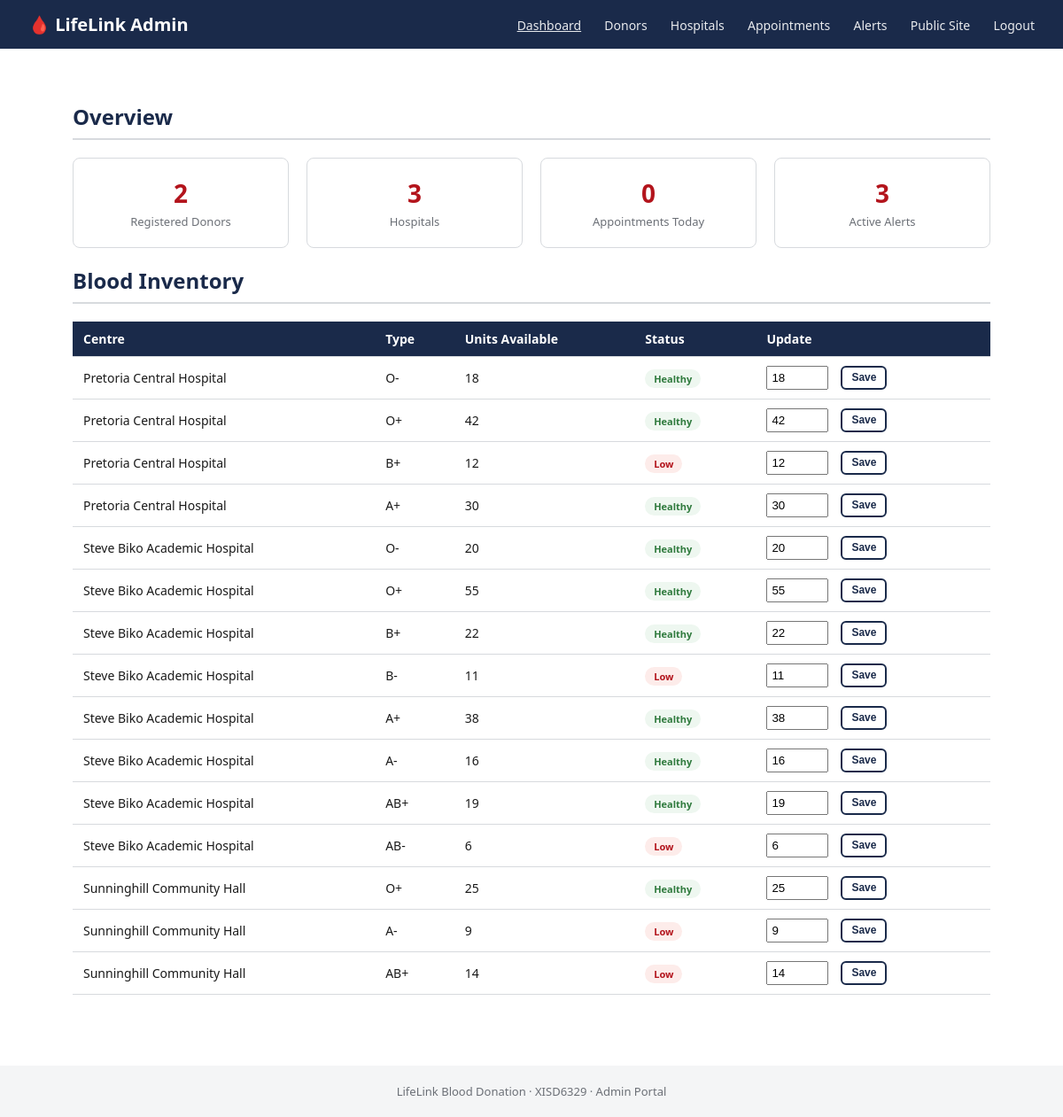
Page /admin/dashboard.php (signed in) on the earlier database version.
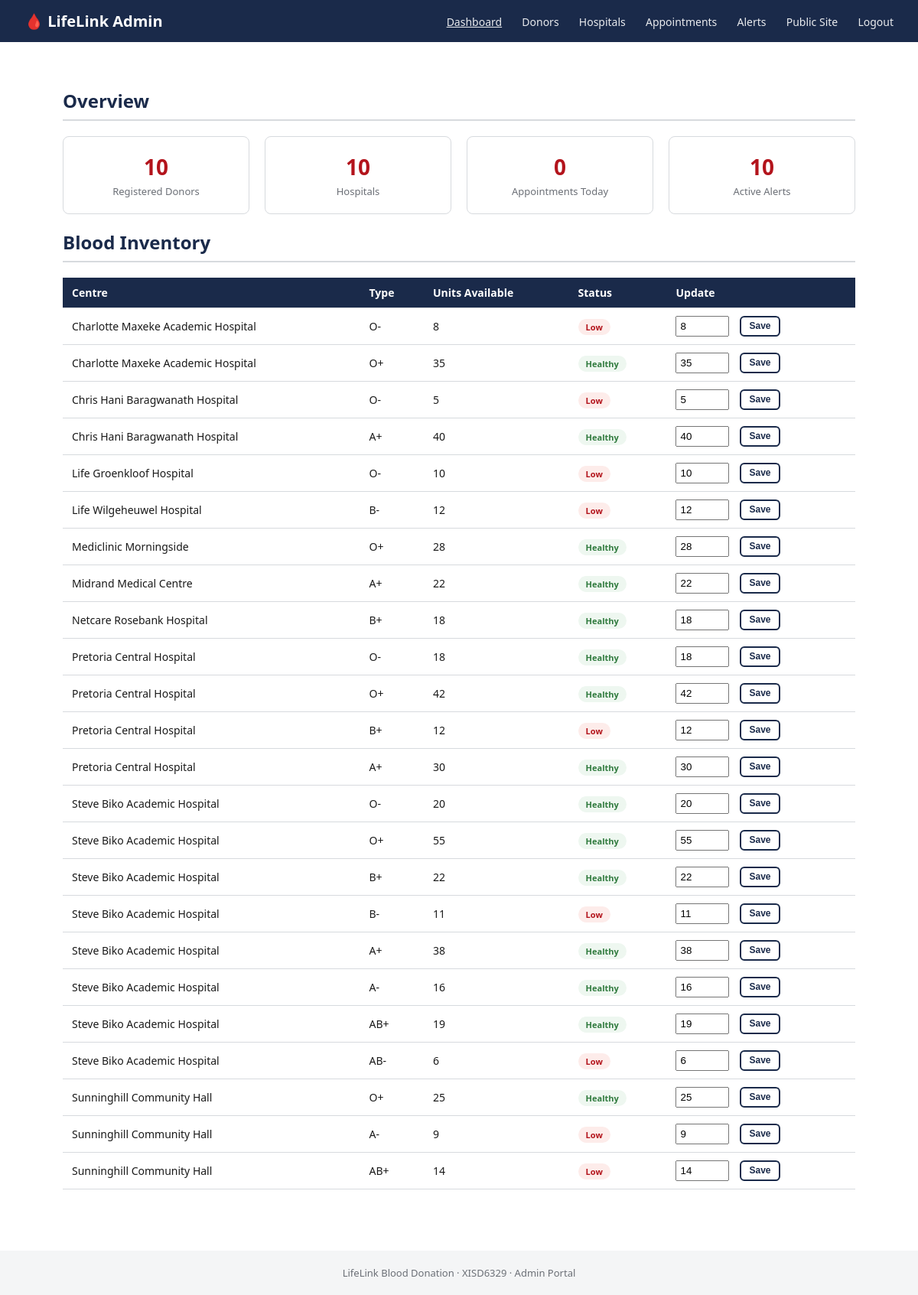
Same page on the later database version.
### tables this page shows
CREATE TABLE blood_inventory (
  inventory_id INT AUTO_INCREMENT PRIMARY KEY,
  hospital_id INT NOT NULL,
  blood_type_id INT NOT NULL,
  units_available INT NOT NULL DEFAULT 0,
  units_reserved INT NOT NULL DEFAULT 0,
  min_threshold INT NOT NULL DEFAULT 10,
  UNIQUE KEY uniq_hospital_type (hospital_id, blood_type_id),
  FOREIGN KEY (hospital_id) REFERENCES hospitals(hospital_id) ON DELETE CASCADE,
  FOREIGN KEY (blood_type_id) REFERENCES blood_types(blood_type_id)
);

CREATE TABLE hospitals (
  hospital_id INT AUTO_INCREMENT PRIMARY KEY,
  hospital_name VARCHAR(150) NOT NULL,
  address VARCHAR(255) NOT NULL,
  latitude DECIMAL(10,6),
  longitude DECIMAL(10,6),
  contact_email VARCHAR(150),
  contact_phone VARCHAR(30),
  operating_hours VARCHAR(100),
  is_approved TINYINT(1) NOT NULL DEFAULT 1
);

CREATE TABLE blood_types (
  blood_type_id INT AUTO_INCREMENT PRIMARY KEY,
  code VARCHAR(5) NOT NULL UNIQUE
);

### admin/dashboard.php (the view, shortened to what this page needs)
<?php
$pdo = db();
$donorCount = (int)$pdo->query("SELECT COUNT(*) FROM donors WHERE is_active = 1")->fetchColumn();
$hospitalCount = (int)$pdo->query("SELECT COUNT(*) FROM hospitals WHERE is_approved = 1")->fetchColumn();
$apptToday = (int)$pdo->query("SELECT COUNT(*) FROM appointments WHERE scheduled_date = CURDATE()")->fetchColumn();
$activeAlerts = (int)$pdo->query("SELECT COUNT(*) FROM alerts WHERE status = 'Active'")->fetchColumn();
$inventory = $pdo->query(
    "SELECT bi.inventory_id, h.hospital_name, bt.code, bi.units_available, bi.min_threshold
     FROM blood_inventory bi
     JOIN hospitals h ON h.hospital_id = bi.hospital_id
     JOIN blood_types bt ON bt.blood_type_id = bi.blood_type_id
     ORDER BY h.hospital_name, bt.blood_type_id"
)->fetchAll();
include __DIR__ . '/../includes/admin_header.php';
?>
  <div class="section">
    <h2>Overview</h2>
    <div class="stats">
      <div class="stat-card"><div class="num"><?= $donorCount ?></div><div class="label">Registered Donors</div></div>
      <div class="stat-card"><div class="num"><?= $hospitalCount ?></div><div class="label">Hospitals</div></div>
      <div class="stat-card"><div class="num"><?= $apptToday ?></div><div class="label">Appointments Today</div></div>
      <div class="stat-card"><div class="num"><?= $activeAlerts ?></div><div class="label">Active Alerts</div></div>
    </div>
    <h2>Blood Inventory</h2>
    <table>
      <tr><th>Centre</th><th>Type</th><th>Units Available</th><th>Status</th><th>Update</th></tr>
      <?php foreach ($inventory as $inv): $low = $inv['units_available'] <= $inv['min_threshold']; ?>
        <tr>
          <td><?= htmlspecialchars($inv['hospital_name']) ?></td>
          <td><?= htmlspecialchars($inv['code']) ?></td>
          <td><?= (int)$inv['units_available'] ?></td>
          <td><span class="badge <?= $low ? '' : 'badge-confirmed' ?>" style="<?= $low ? 'background:#fdecea;color:#b3141c;' : '' ?>"><?= $low ? 'Low' : 'Healthy' ?></span></td>
          <td>
            <form action="dashboard.php" method="post" style="display:flex; gap:6px;">
              <input type="number" name="units_available" value="<?= (int)$inv['units_available'] ?>" min="0" style="width:70px; padding:4px;">
              <button type="submit" class="btn btn-outline" style="padding:4px 10px; font-size:12px;">Save</button>
            </form>
          </td>
        </tr>
      <?php endforeach; ?>
    </table>
  </div>
<?php include __DIR__ . '/../includes/admin_footer.php'; ?>

Differences in the rows shown:
added blood_inventory: hospital.hospital_name "Charlotte Maxeke Academic Hospital", blood_type.code "O-", units_available "8", min_threshold "Low"
added blood_inventory: hospital.hospital_name "Charlotte Maxeke Academic Hospital", blood_type.code "O+", units_available "35", min_threshold "Healthy"
added blood_inventory: hospital.hospital_name "Chris Hani Baragwanath Hospital", blood_type.code "O-", units_available "5", min_threshold "Low"
added blood_inventory: hospital.hospital_name "Chris Hani Baragwanath Hospital", blood_type.code "A+", units_available "40", min_threshold "Healthy"
added blood_inventory: hospital.hospital_name "Life Groenkloof Hospital", blood_type.code "O-", units_available "10", min_threshold "Low"
added blood_inventory: hospital.hospital_name "Life Wilgeheuwel Hospital", blood_type.code "B-", units_available "12", min_threshold "Low"
added blood_inventory: hospital.hospital_name "Mediclinic Morningside", blood_type.code "O+", units_available "28", min_threshold "Healthy"
added blood_inventory: hospital.hospital_name "Midrand Medical Centre", blood_type.code "A+", units_available "22", min_threshold "Healthy"
added blood_inventory: hospital.hospital_name "Netcare Rosebank Hospital", blood_type.code "B+", units_available "18", min_threshold "Healthy"
Other differences:
$donorCount: "2" → "10"
$hospitalCount: "3" → "10"
$activeAlerts: "3" → "10"
